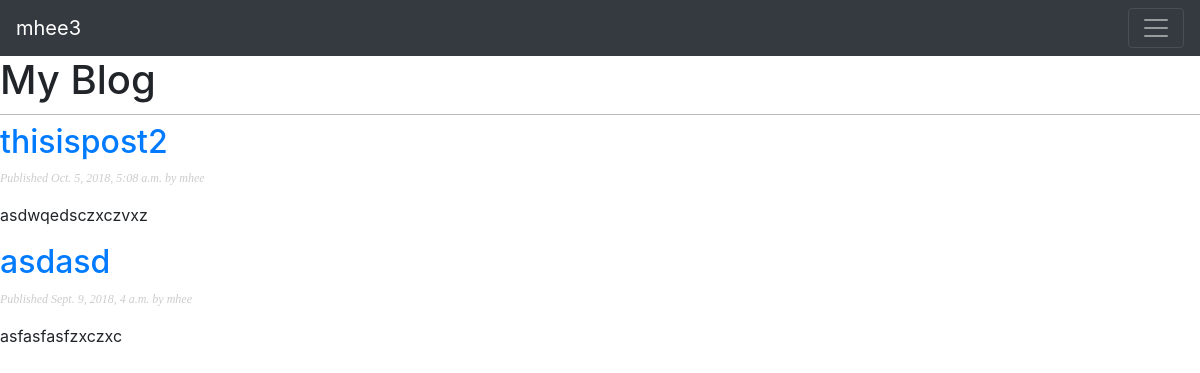
Screenshot of /blog/ (signed in) with the database file from the repository.
### blog/models.py (models this page shows, shortened)
class Post(models.Model):
    STATUS_CHOICES = (('draft', 'Draft'),('published', 'Published'),)
    title = models.CharField(max_length=250)
    slug = models.SlugField(max_length=250,unique_for_date='publish')
    author = models.ForeignKey(User,on_delete=models.CASCADE,related_name='blog_posts')
    body = models.TextField()
    publish = models.DateTimeField(default=timezone.now)
    created = models.DateTimeField(auto_now_add=True)
    updated = models.DateTimeField(auto_now=True)
    status = models.CharField(max_length=10,choices=STATUS_CHOICES,default='draft')
    objects = models.Manager() # The default manager.
    published = PublishedManager() # Our custom manager.
    def get_absolute_url(self):
        return reverse('blog:post_detail',
        args=[self.publish.year,
        self.publish.month,
        self.publish.day,
        self.slug])
    class Meta:
        ordering = ('-publish',)

### blog/views.py (the view)
def post_list(request):
    posts = Post.published.all()
    return render(request,'blog/post/list.html',{'posts': posts})

### blog/models.py (called while the page is built)
    def get_queryset(self):
        return super(PublishedManager,self).get_queryset().filter(status='published')

### templates/blog/post/list.html (shortened to what this page needs)
{% extends "base.html" %}
{% block content %}
<h1>My Blog</h1>
{% for post in posts %}
<h2>
  <a href="{{ post.get_absolute_url }}">
    {{ post.title }}
  </a>
</h2>
<p class="date">
  Published {{ post.publish }} by {{ post.author }}
</p>
{{ post.body|truncatewords:30|linebreaks }}
{% endfor %}
{% endblock %}

### templates/base.html (shortened to what this page needs)
{% load static %}
<!DOCTYPE html>
<html>
<head>
  <link href="{% static "css/blog.css" %}" rel="stylesheet">
</head>
<link href="//maxcdn.bootstrapcdn.com/bootstrap/4.1.1/css/bootstrap.min.css" rel="stylesheet" id="bootstrap-css">
<body>
  <nav class="navbar navbar-dark bg-dark">
        <a class="navbar-brand" href="/">{% if user.is_authenticated %}  {{user.username}} {{emp.role}}  {% else %}  Guest {% endif %} </a>
        <button class="navbar-toggler" type="button" data-toggle="collapse" data-target="#navbarsExample01" aria-controls="navbarsExample01" aria-expanded="false" aria-label="Toggle navigation">
          <span class="navbar-toggler-icon"></span>
        </button>
      </nav>
    {% block content %}
    {% endblock %}
</body>
</html>

### static/css/blog.css (style rules this page uses)
body { margin:0; padding:0; font-family:helvetica, sans-serif; }
a { color:#00abff; text-decoration:none; }
h1 { font-weight:normal; border-bottom:1px solid #bbb; padding:0 0 10px 0; }
h2 { font-weight:normal; margin:30px 0 0; }
p.date { color:#ccc; font-family: georgia, serif; font-size: 12px; font-style: italic; }

### rows the page displays
Post: title "thisispost2", publish "Oct. 5, 2018, 5:08 a.m.", author "mhee", body "asdwqedsczxczvxz"
Post: title "asdasd", publish "Sept. 9, 2018, 4 a.m.", author "mhee", body "asfasfasfzxczxc"

### other values shown
{{ user.username }} "mhee3"
